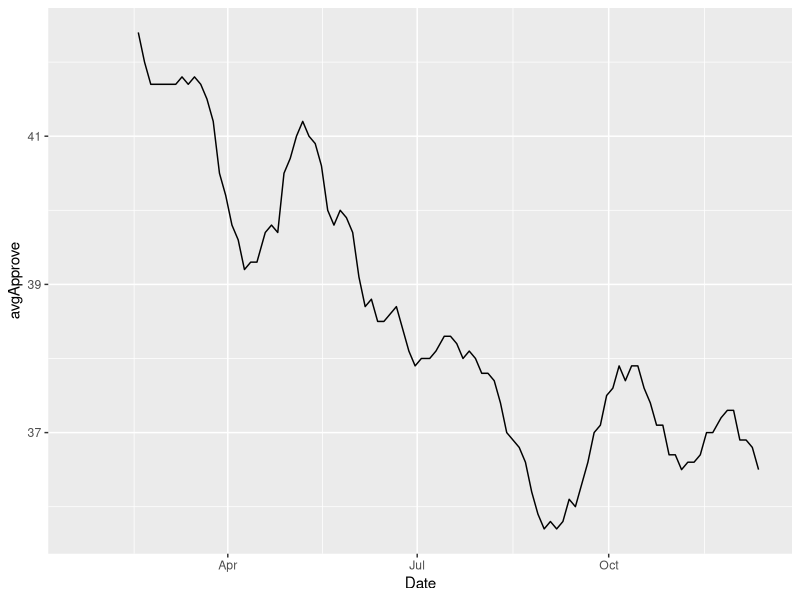
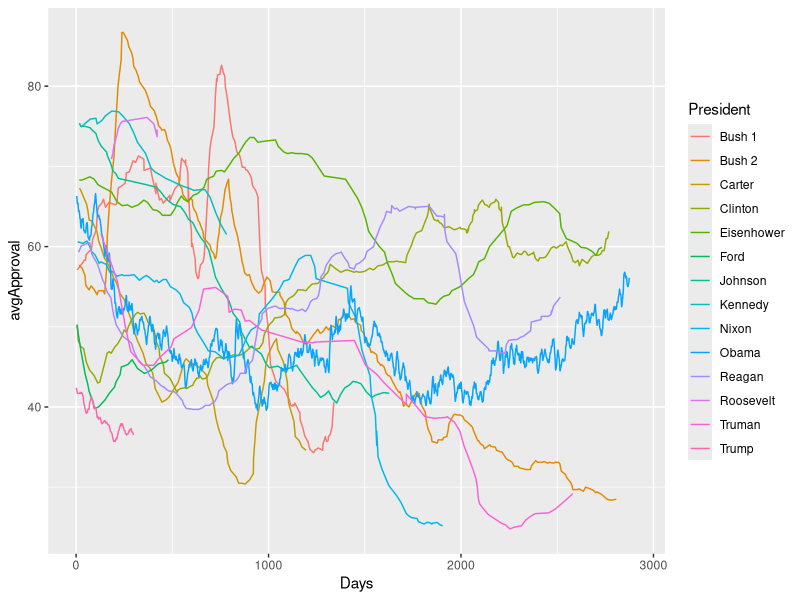

Here is the R script that generated these plots, in order:
###############################################################################
# 
# author: Alexander C. Hungerford
# 
# course: Datacamp: Analyzing Election and Polling Data in R
# 
# date started: 03 October 2018
# 
# 
# 
# 
# Summary:
# 
# importing, filtering, grouping data
# moving averages
# date manipulation with lubridate
# 
# functions: rollmean(), pull(), ymd(), mdy(), dym()
# 
# 
# 
# 
# 
###############################################################################

# Importing the necessary libraries
library(dplyr)     # for working with data
library(lubridate) # for working with dates
library(zoo)       # for working with dates
library(ggplot2)   # for visualizations


# Importing data from CSV file, viewing first few rows
gallup <- read.csv("gallup approval polls.csv", header = TRUE)
head(gallup)


# Select the President, Date, and Approve columns 
# and filter to observations where President is equal to "Trump"
Trump_Approval <- select(gallup, President, Date, Approve) %>%
  filter(President == "Trump")

# show Trump_Approval
head(Trump_Approval)

# get a vector of Trump's approval ratings
Trump_Approval_vector <-pull(Trump_Approval, Approve)


# Group data by president, get average approval ratings for each president
mean.approval.by.president <- gallup %>% 
  group_by(President) %>%
  summarize(meanApproval = mean(Approve))

# show data
mean.approval.by.president


# get a 10-poll moving average of Trump's approval ratings
Trump_Approval %>%
  mutate(Month = months(mdy(Date))) %>%
  group_by(Month) %>%
  summarize(Approve = mean(Approve))

# Save Donald Trump's approval polling chronologically for time series analysis
Trump_Approval_timeSeries <- select(gallup, President, Date, Approve) %>%
  filter(President == "Trump") %>%
  mutate(Date = mdy(Date)) %>%
  arrange(Date)

# view it
head(Trump_Approval_timeSeries)

# use rollmean() to get a moving average of the last 10 polls
movAvg_Trump <- Trump_Approval_timeSeries %>%
  mutate(avgApprove = rollmean(Approve, 10, na.pad = TRUE, align = "right"))

# plot the moving average
ggplot(movAvg_Trump, aes(x = Date, y = avgApprove)) +
  geom_line()


# Now plot every president's approval using moving averages
allApproval <- gallup %>%
  group_by(President) %>%
  mutate(avgApproval =
           rollmean(Approve, 10, na.pad = TRUE, align = "right"))

ggplot(allApproval, aes(x = Days, y = avgApproval, col = President)) +
  geom_line()


############################# NOTES ###########################################

# ------------------------------------------------------- Formatting dates in R
# library(lubridate)

# Universal format: "2018-01-01"
# Excel format:       "01/01/18"

# ymd()
# date <- ymd("2018-01-01")
#   month(date) # Equal to 1
#   month(date,label = T) # Equal to "Jan"



# ------------------------------------------------------------- Moving Averages
# library(zoo)

# arrange the data chronologically
# then average the most recent x-number of polls, then do next row

# rollmean(column, x-observations,
#          whether or not to fill the columns with NA,
#          whether or not to avg up or down the dataframe vector i.e. leading or lagging observations)
Trump_Approval %>%
  mutate(avgApprove = rollmean(Approve, 10, na.pad = TRUE, align = "right"))

x <- c(1, 1, 1, 1, 1, 2, 2, 2, 2, 2)

# moving average - align right
rollmean(x, 5, na.pad = TRUE, align = "right")
# moves across vector to the right (down the vector)


# moving average - align left
rollmean(x, 5, na.pad = TRUE, align = "left")
# moves across vector to the left (up the vector)



